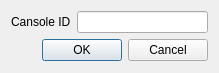
<?xml version="1.0" encoding="UTF-8"?>
<ui version="4.0">
 <class>CansoleIdDialog</class>
 <widget class="QDialog" name="CansoleIdDialog">
  <property name="geometry">
   <rect>
    <x>0</x>
    <y>0</y>
    <width>219</width>
    <height>73</height>
   </rect>
  </property>
  <property name="windowTitle">
   <string>Dialog</string>
  </property>
  <layout class="QFormLayout" name="formLayout">
   <item row="0" column="0">
    <widget class="QLabel" name="label">
     <property name="text">
      <string>Cansole ID</string>
     </property>
    </widget>
   </item>
   <item row="0" column="1">
    <widget class="QLineEdit" name="idEdit"/>
   </item>
   <item row="1" column="0" colspan="2">
    <widget class="QDialogButtonBox" name="buttonBox">
     <property name="orientation">
      <enum>Qt::Horizontal</enum>
     </property>
     <property name="standardButtons">
      <set>QDialogButtonBox::Cancel|QDialogButtonBox::Ok</set>
     </property>
    </widget>
   </item>
  </layout>
 </widget>
 <resources/>
 <connections>
  <connection>
   <sender>buttonBox</sender>
   <signal>accepted()</signal>
   <receiver>CansoleIdDialog</receiver>
   <slot>accept()</slot>
   <hints>
    <hint type="sourcelabel">
     <x>109</x>
     <y>46</y>
    </hint>
    <hint type="destinationlabel">
     <x>109</x>
     <y>36</y>
    </hint>
   </hints>
  </connection>
  <connection>
   <sender>buttonBox</sender>
   <signal>rejected()</signal>
   <receiver>CansoleIdDialog</receiver>
   <slot>reject()</slot>
   <hints>
    <hint type="sourcelabel">
     <x>109</x>
     <y>46</y>
    </hint>
    <hint type="destinationlabel">
     <x>109</x>
     <y>36</y>
    </hint>
   </hints>
  </connection>
 </connections>
</ui>
